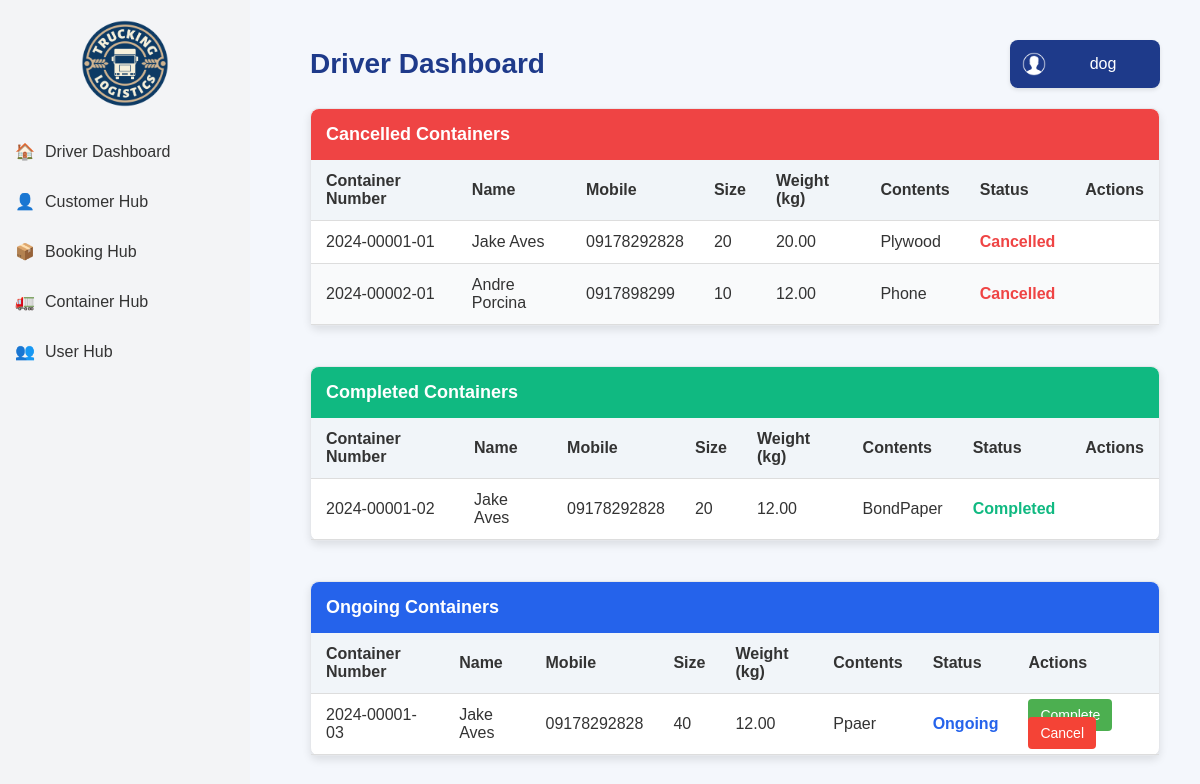
Screenshot of /driver_dashboard/ (signed in) with the database file from the repository.
### myapp/models.py (models this page shows, shortened)
class CustomUser(AbstractUser):
    ROLE_CHOICES = [
        ('customer', 'Customer'),
        ('office', 'Office'),
        ('driver', 'Driver'),
    ]
    role = models.CharField(max_length=20, choices=ROLE_CHOICES, default='customer')

class Container(models.Model):
    SIZE_CHOICES = [
        (10, '10'),
        (20, '20'),
        (40, '40'),
    ]
    container_id = models.AutoField(primary_key=True)
    booking = models.ForeignKey(Booking, on_delete=models.CASCADE)
    size = models.IntegerField(choices=SIZE_CHOICES)
    weight = models.DecimalField(max_digits=10, decimal_places=2, validators=[MinValueValidator(0)])
    contents = models.TextField()
    status = models.CharField(max_length=255, default='Pending')  # Default status set to Pending
    driver = models.ForeignKey(CustomUser, on_delete=models.SET_NULL, null=True, blank=True, related_name='containers')
    def get_incremented_booking_number(self):
        sibling_containers = Container.objects.filter(booking=self.booking).order_by('container_id')
        index = list(sibling_containers).index(self) + 1
        return f"{self.booking.booking_number}-{index:02d}"

class Booking(models.Model):
    booking_number = models.CharField(max_length=15, unique=True, editable=False)
    customer = models.ForeignKey('Customer', on_delete=models.CASCADE)
    origin = models.CharField(max_length=255)
    destination = models.CharField(max_length=255)
    created_by = models.ForeignKey(settings.AUTH_USER_MODEL, on_delete=models.CASCADE,related_name='created_bookings')
    status = models.CharField(max_length=255, default="Ongoing")

class Customer(models.Model):
    customer_id = models.AutoField(primary_key=True)
    name = models.CharField(max_length=100)
    contact_number = models.CharField(max_length=15)
    email = models.EmailField(max_length=100)
    address = models.TextField()
    company_name = models.CharField(max_length=100)
    assigned_user = models.ForeignKey(
            settings.AUTH_USER_MODEL,
            on_delete=models.SET_NULL,
            null=True,
            blank=True,
            related_name='assigned_customers'
    )
    assigned_user = models.ForeignKey(
            settings.AUTH_USER_MODEL,
            on_delete=models.SET_NULL,
            null=True,
            blank=True,
            related_name='assigned_customers'
    )

### myapp/views.py (the view)
# urls.py: path('driver_dashboard/', views.driver_dashboard, name='driver_dashboard'),
def driver_dashboard(request):
    if request.user.role != 'driver':
        return HttpResponseForbidden("You do not have permission to access this page.")
    containers = Container.objects.select_related('booking__customer')
    grouped_containers = defaultdict(list)
    for container in containers:
        grouped_containers[container.status].append(container)
    context = {
        'grouped_containers': dict(grouped_containers),  # Convert defaultdict to regular dict for template rendering
    }
    return render(request, 'dashboard/driver_dashboard.html', context)

### myapp/templates/dashboard/driver_dashboard.html (shortened to what this page needs)
{% load static %}
<!DOCTYPE html>
<html lang="en">
<head>
</head>
<body>
{% include 'includes/sidebar.html' %}
<div class="content">
    <div class="header">
        <h2>Driver Dashboard</h2>
        <div class="profile-menu">
            <button class="profile-button">
                <span class="profile-icon"></span>
                <span class="profile-username">{{ user.username }}</span>
            </button>
        </div>
    </div>
    {% for status, containers_group in grouped_containers.items %}
        <div class="table-container">
            <div class="status-header status-header-{{ status|lower }}">
                {{ status|title }} Containers
            </div>
            <table>
                <thead>
                    <tr>
                        <th>Container Number</th>
                        <th>Name</th>
                        <th>Mobile</th>
                        <th>Size</th>
                        <th>Weight (kg)</th>
                        <th>Contents</th>
                        <th>Status</th>
                        <th>Actions</th>
                    </tr>
                </thead>
                <tbody>
                    {% for container in containers_group %}
                    <tr>
                        <td>{{ container.get_incremented_booking_number }}</td>
                        <td>{{ container.booking.customer.name }}</td>
                        <td>{{ container.booking.customer.contact_number }}</td>
                        <td>{{ container.size }}</td>
                        <td>{{ container.weight|floatformat:2 }}</td>
                        <td>{{ container.contents }}</td>
                        <td class="status status-{{ container.status|lower }}">{{ container.status }}</td>
                        <td class="actions">
                            {% if container.status == "Pending" %}
                                <a href="{% url 'start_container' container.pk %}" class="btn-start">Start</a>
                            {% elif container.status == "Ongoing" %}
                                <a href="{% url 'complete_container' container.pk %}" class="btn-complete">Complete</a>
                                <a href="{% url 'cancel_container' container.pk %}" class="btn-cancel">Cancel</a>
                            {% endif %}
                        </td>
                    </tr>
                    {% endfor %}
                </tbody>
            </table>
        </div>
    {% endfor %}
</div>
</body>
</html>

### rows the page displays
CustomUser: username "dog"
Container: status "Cancelled", get_incremented_booking_number "2024-00001-01", booking.customer.name "Jake Aves", booking.customer.contact_number "09178292828", size "20", weight "20.00", contents "Plywood"
Container: get_incremented_booking_number "2024-00002-01", booking.customer.name "Andre Porcina", booking.customer.contact_number "0917898299", size "10", weight "12.00", contents "Phone", status "Cancelled"
Container: status "Completed", get_incremented_booking_number "2024-00001-02", booking.customer.name "Jake Aves", booking.customer.contact_number "09178292828", size "20", weight "12.00", contents "BondPaper"
Container: status "Ongoing", get_incremented_booking_number "2024-00001-03", booking.customer.name "Jake Aves", booking.customer.contact_number "09178292828", size "40", weight "12.00", contents "Ppaer", shows "Complete"
